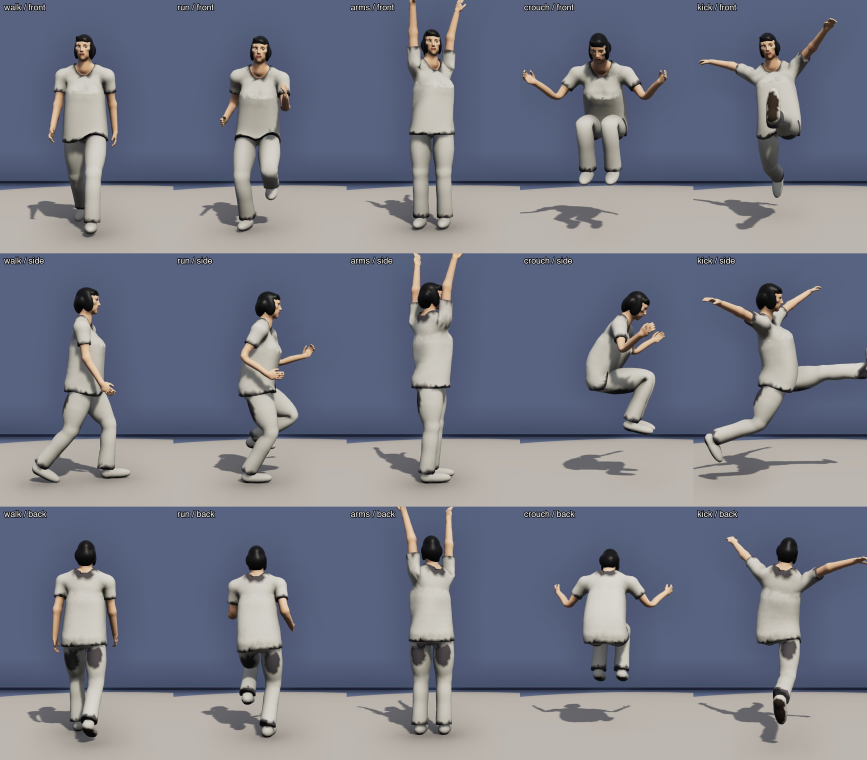
#> input picture local-results/B1/2-tee-trousers.jpg, 2600 x 2280 px, given in place of 1-bare-walk-front.jpg, which was not available (shown at 1/3 size)
$ python sheets.py 2-tee-trousers.jpg 3-shirt-skirt.jpg
#> lines starting #> are read from the running program, lines starting #| are printed output that depends on the picture
# One sheet per look from the look-book's pictures: rows front, side, back; columns walk, run, arms, crouch, kick.
#   python3 local-results/B1/sheets.py <dir with the 90 pictures> <out dir>
import sys, os
from PIL import Image, ImageDraw, ImageFont
src, out = sys.argv[1], sys.argv[2]
LOOKS = ['1-bare', '2-tee-trousers', '3-shirt-skirt', '4-sun-dress', '5-tank-shorts-hat-pack', '6-robe']
POSES = ['walk', 'run', 'arms', 'crouch', 'kick']
VIEWS = ['front', 'side', 'back']
CELL_W, CELL_H = 520, 760
try:
    font = ImageFont.truetype('/System/Library/Fonts/Helvetica.ttc', 26)
except OSError:
    font = ImageFont.load_default()
for look in LOOKS:
    sheet = Image.new('RGB', (CELL_W * len(POSES), CELL_H * len(VIEWS)), (20, 22, 28))
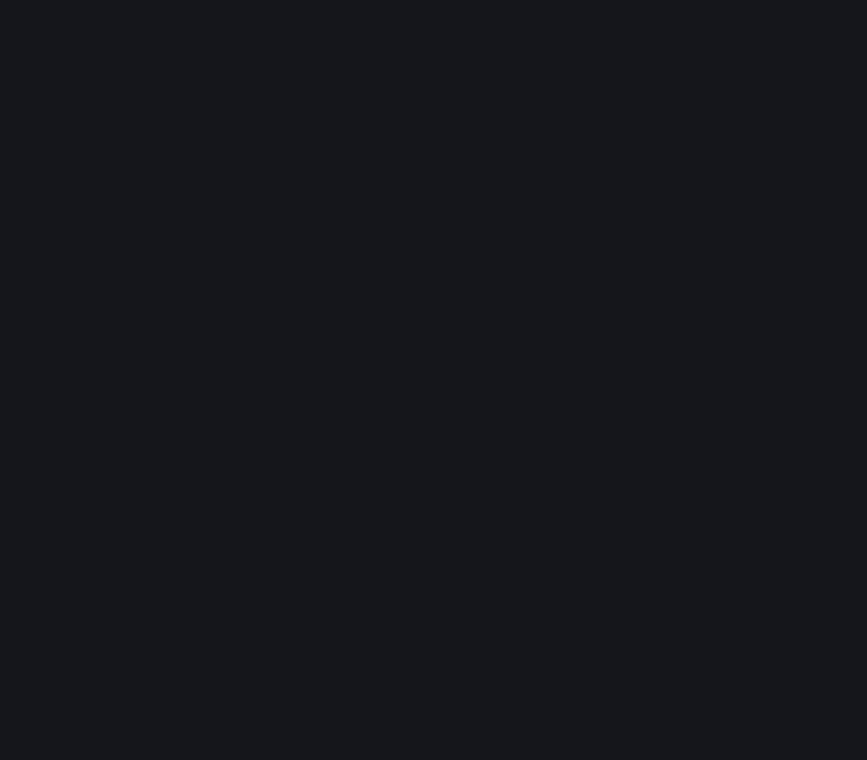
#> sheet: PIL image 2600x2280 RGB (shown at 1/3 size); mean R, G, B 20, 22, 28
    draw = ImageDraw.Draw(sheet)
    for r, view in enumerate(VIEWS):
        for c, pose in enumerate(POSES):
            im = Image.open(os.path.join(src, f'{look}-{pose}-{view}.jpg'))
#> im is the input picture: PIL image 2600x2280 RGB; mean R, G, B 116.9, 120.6, 134.7
            w, h = im.size
#> w = 2600; h = 2280
            # the panel covers the right of the stage and the figure stands at 0.295 of the width; keep the full height
            crop_w = int(h * CELL_W / CELL_H)
#> crop_w = 1560
            left = max(0, min(w - crop_w, int(w * 0.295 - crop_w / 2)))
#> left = 0
            cell = im.crop((left, 0, left + crop_w, h)).resize((CELL_W, CELL_H), Image.LANCZOS)
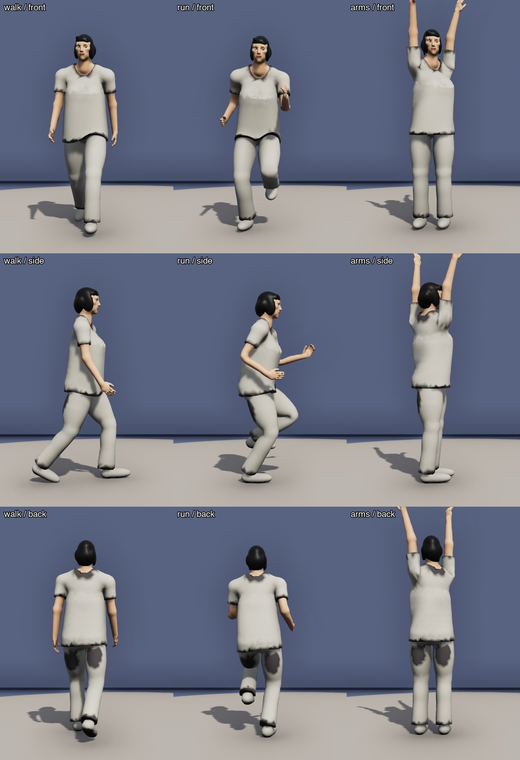
#> cell: PIL image 520x760 RGB; mean R, G, B 117.2, 120.9, 134.9
            sheet.paste(cell, (c * CELL_W, r * CELL_H))
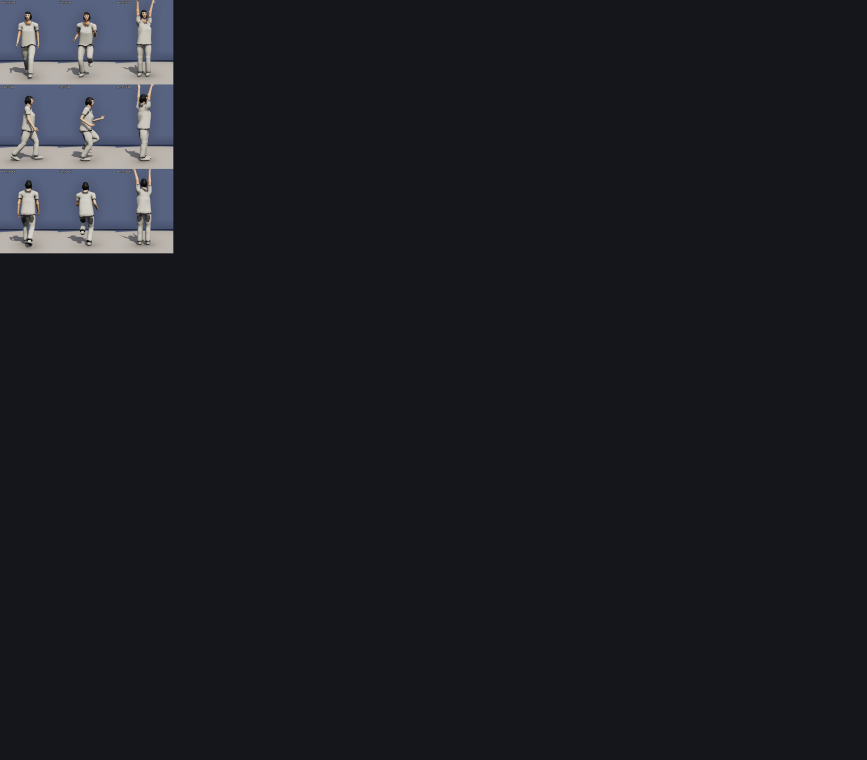
#> sheet: PIL image 2600x2280 RGB (shown at 1/3 size); mean R, G, B 26.5, 28.6, 35.1
#> (the run stopped early here; a loop or call above may not have finished)
